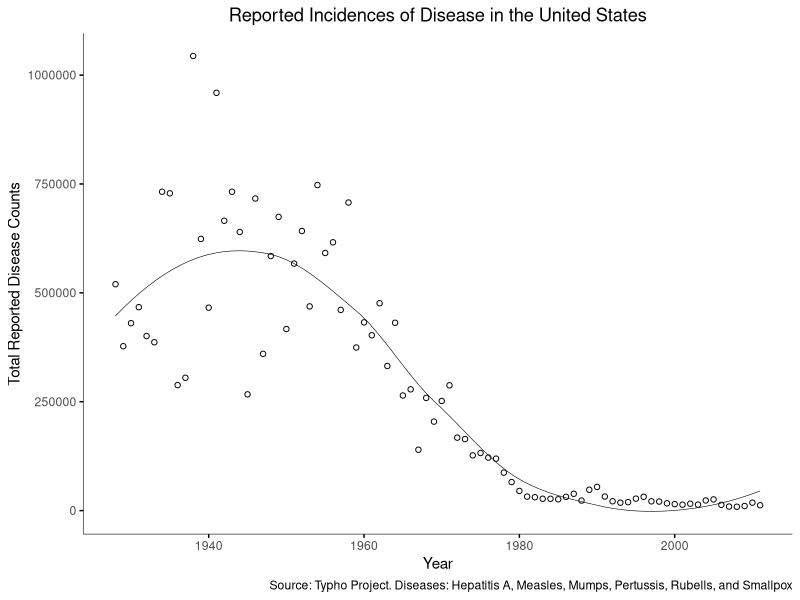
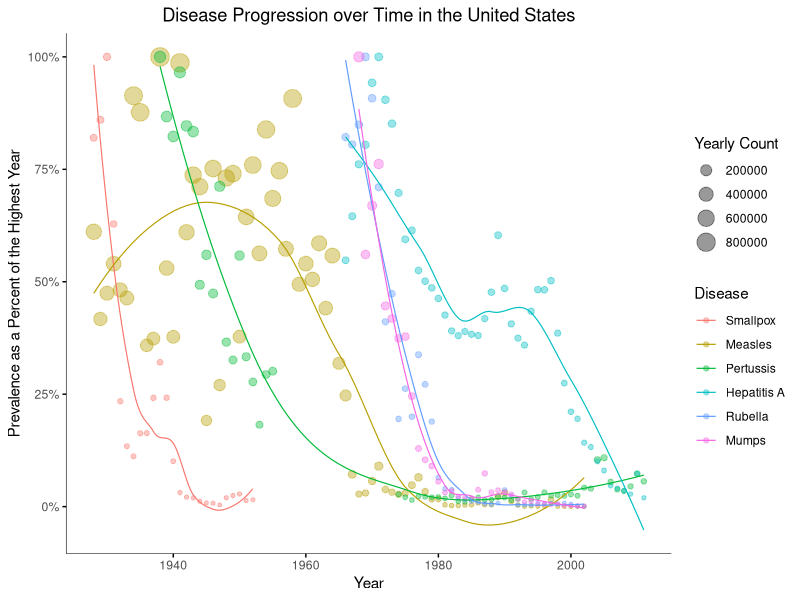
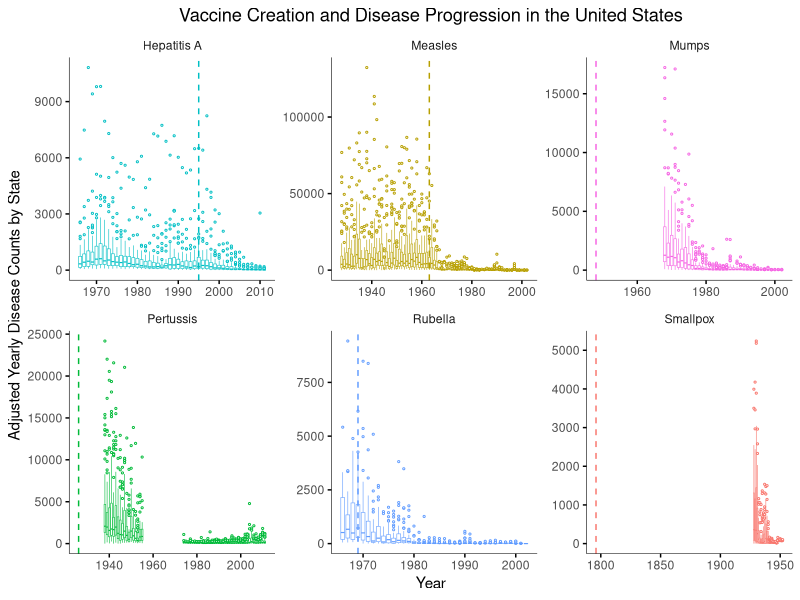
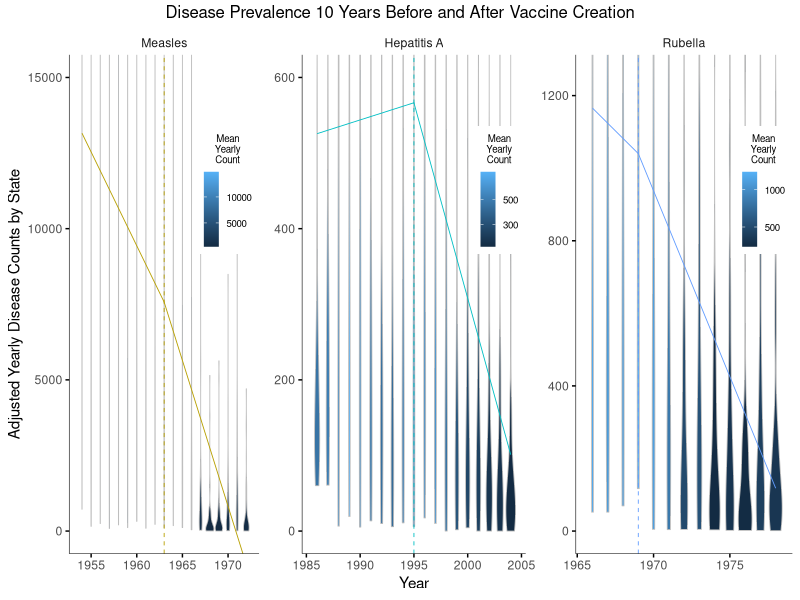

Reproduce these figures in R, in order.
## ---- chunk 1
library(dslabs)
library(ggplot2)
library(dplyr)
library(segmented)
library(gridExtra)
library(splines)
library(knitr)
library(ggthemes)
opts_chunk$set(echo=FALSE)
opts_chunk$set(message=FALSE)
opts_chunk$set(warning=FALSE)
options(scipen = 999)
## ---- chunk 2
diseases <- get("us_contagious_diseases")
murders <- get("murders")
## ---- chunk 3
diseases[diseases$weeks_reporting == 0, c("weeks_reporting", "count")] <- NA
diseases <- diseases[which(diseases$disease != "Polio"),]
diseases$disease <- factor(diseases$disease)
diseases$disease <- factor(diseases$disease, levels = c("Smallpox", "Measles", "Pertussis", "Hepatitis A", "Rubella", "Mumps"))
diseases$normalized.count <- diseases$count / diseases$weeks_reporting * 52
diseases$percentpop <- diseases$normalized.count/diseases$population
## ---- chunk 4
alldiseases <- diseases %>%
  group_by(year) %>%
  summarize(total = sum(count, na.rm = TRUE))

mytheme <- theme_minimal() + theme(plot.title = element_text(hjust=0.5)) + theme(panel.grid = element_blank(), axis.ticks = element_line(color="black"), axis.line = element_line(color="black", size=0.2))

ggplot(na.omit(alldiseases), aes(x=year, y=total)) + geom_point(shape=21, color="black") + geom_smooth(se=FALSE, size=0.2, color="black") + mytheme + ylab("Total Reported Disease Counts") + xlab("Year") + ggtitle("Reported Incidences of Disease in the United States") + labs(caption="Source: Typho Project. Diseases: Hepatitis A, Measles, Mumps, Pertussis, Rubells, and Smallpox")
## ---- chunk 5
diseasesbyyear <- na.omit(diseases) %>%
  group_by(disease,year) %>%
  summarize(totalcount = sum(normalized.count, na.rm = TRUE))

maximums2 <- aggregate(totalcount~disease, diseasesbyyear, FUN=max)
diseasesbyyear$maximums <- maximums2[diseasesbyyear$disease, "totalcount"]

diseasesbyyear$percentofhighest <- diseasesbyyear$totalcount/diseasesbyyear$maximums

ggplot(na.omit(diseasesbyyear), aes(x=year, y=percentofhighest, color=disease)) + geom_point(alpha=0.4, aes(size=totalcount)) + geom_smooth(se=FALSE, size=0.4) + mytheme + ylab("Prevalence as a Percent of the Highest Year") + xlab("Year") + ggtitle("Disease Progression over Time in the United States") + labs(color="Disease", size="Yearly Count") + scale_y_continuous(labels = scales::percent)
## ---- chunk 6
hepA.vaccine <- 1995          #first approved in US
measles.vaccine <- 1963
mumps.vaccine <- 1948         #first licensed, however short term effectiveness, improved in the 1960s
pertussis.vaccine <- 1926
rubella.vaccine <- 1969
smallpox.vaccine <- 1796

vline.data <- data.frame(disease=c("Hepatitis A", "Measles", "Mumps", "Pertussis", "Rubella", "Smallpox"), vl=c(hepA.vaccine, measles.vaccine, mumps.vaccine, pertussis.vaccine, rubella.vaccine, smallpox.vaccine))

ggplot(na.omit(diseases), aes(x=year, y=normalized.count, color=disease)) + geom_boxplot(aes(group=factor(year)),show.legend = F, size=0.2, outlier.shape = 21, outlier.size = 0.4) + facet_wrap(~ disease, scales="free") + geom_vline(aes(xintercept=vl, color=disease), data=vline.data, show.legend =FALSE, size=0.5, linetype=2) + facet_wrap(~disease, scales = "free") + mytheme + ylab("Adjusted Yearly Disease Counts by State") + xlab("Year") + ggtitle("Vaccine Creation and Disease Progression in the United States")
## ---- chunk 7
meandiseases <- diseases
newmean <- meandiseases %>%
  group_by(disease,year)%>%
  mutate(mean=round(mean(percentpop, na.rm = TRUE), digits=4))
newmean <- as.data.frame(newmean)
## ---- chunk 8
diseasesofinterest = c("Hepatitis A", "Measles", "Rubella")
tmpdf <- diseases[0,]
for (disease in diseasesofinterest){
  vaccineyear <- vline.data[which(vline.data$disease == disease),"vl"]
  tmpdf2 <- diseases[which(diseases$disease == disease & diseases$year > vaccineyear-10 & diseases$year < vaccineyear+10),]
  tmpdf <- rbind(tmpdf, tmpdf2)
}
tmpdf$disease <- factor(tmpdf$disease)
vaccinediseases <- tmpdf
vaccinediseases$vaccineyear <- vline.data$vl[match(vaccinediseases$disease, vline.data$disease)]
vaccinediseases$yearssincevaccine <- vaccinediseases$year - vaccinediseases$vaccineyear
## ---- chunk 9
piecewisevals3 <- function(vax, doi){
  newlm <- lm(normalized.count ~ bs(year, df = NULL, knots  = vax, degree=1), data=vaccinediseases[which(vaccinediseases$disease == doi),])
  newdat <- data.frame(year = seq(from = min(vaccinediseases[which(vaccinediseases$disease == doi),"year"]), to = max(vaccinediseases[which(vaccinediseases$disease == doi),"year"]), by = 1))
  newdat$normalized.count <- predict(newlm, newdata = newdat)
  newdat$disease <- doi
  newdat
}

piecewise3 <- data.frame(disease=character(),
                        year=numeric(),
                        normalized.count=numeric())
for (dis in levels(vaccinediseases$disease)){
  vdate <- vline.data[which(vline.data$disease == dis),"vl"]
  dftoadd <- piecewisevals3(vdate, dis)
  piecewise3 <- rbind(piecewise3, dftoadd)
}
## ---- chunk 10
vaccinediseases <- vaccinediseases %>%
  group_by(disease,year)%>%
  mutate(mean=round(mean(normalized.count, na.rm = TRUE)))
vaccinediseases <- as.data.frame(vaccinediseases)
## ---- chunk 11
specialtheme <- theme(legend.position = c(1,0.6), legend.justification = c(1,0), legend.background = element_rect(colour=NA, fill="white"), legend.key.size = unit(0.75, "line"), legend.title=element_text(size=7), legend.title.align=0.5, legend.text = element_text(size=7))
require(gridExtra)
meas<- ggplot(na.omit(vaccinediseases[which(vaccinediseases$disease =="Measles"),]), aes(x=year, y=normalized.count)) + geom_violin(aes(group=factor(year), fill=mean), color="gray", show.legend = TRUE, size=.3) + geom_vline(aes(xintercept=vl, color=disease), data=vline.data[which(vline.data$disease %in% c("Measles")),], show.legend =FALSE, linetype=2, size=.3, color="#B79F00") + geom_line(data=piecewise3[which(piecewise3$disease == "Measles"),], aes(year, normalized.count), color="#B79F00", show.legend = F, size=0.3) + facet_wrap(~disease, scales = "free") + coord_cartesian(ylim=c(0,15000)) + mytheme + specialtheme + ylab("Adjusted Yearly Disease Counts by State") + xlab(" ") + labs(fill="Mean\nYearly\nCount")

hep<-ggplot(na.omit(vaccinediseases[which(vaccinediseases$disease =="Hepatitis A"),]), aes(x=year, y=normalized.count)) + geom_violin(aes(group=factor(year), fill=mean), color="gray", show.legend = TRUE, size=.3) + geom_vline(aes(xintercept=vl, color=disease), data=vline.data[which(vline.data$disease %in% c("Hepatitis A")),], color="#00BFC4", show.legend =FALSE, linetype=2, size=.3) + geom_line(data=piecewise3[which(piecewise3$disease == "Hepatitis A"),], aes(year, normalized.count), color="#00BFC4", show.legend = F, size=0.3) + facet_wrap(~disease, scales = "free") + facet_wrap(~disease, scales = "free")+ coord_cartesian(ylim=c(0,600))+ ylab(NULL) + mytheme + specialtheme + xlab("Year") + theme(panel.grid = element_blank(), axis.ticks = element_line(color="black")) + labs(fill="Mean\nYearly\nCount") + scale_fill_gradient(breaks=c(300,500))

rub<-ggplot(na.omit(vaccinediseases[which(vaccinediseases$disease =="Rubella"),]), aes(x=year, y=normalized.count)) + geom_violin(aes(group=factor(year), fill=mean, trim=TRUE), color="gray", show.legend = TRUE, size=.3) + geom_vline(aes(xintercept=vl, color=disease), data=vline.data[which(vline.data$disease %in% c("Rubella")),], color="#619CFF", show.legend =FALSE, linetype=2, size=.3) + geom_line(data=piecewise3[which(piecewise3$disease == "Rubella"),], aes(year, normalized.count), color="#619CFF", show.legend = F, size=0.3) + facet_wrap(~disease, scales = "free") + coord_cartesian(ylim=c(0,1250)) + ylab(NULL) + mytheme  + specialtheme + xlab(" ") + theme(panel.grid = element_blank(), axis.ticks = element_line(color="black")) + labs(fill="Mean\nYearly\nCount") + scale_fill_gradient(breaks=c(500,1000))
grid.arrange(meas,hep,rub, nrow=1, top="Disease Prevalence 10 Years Before and After Vaccine Creation")
